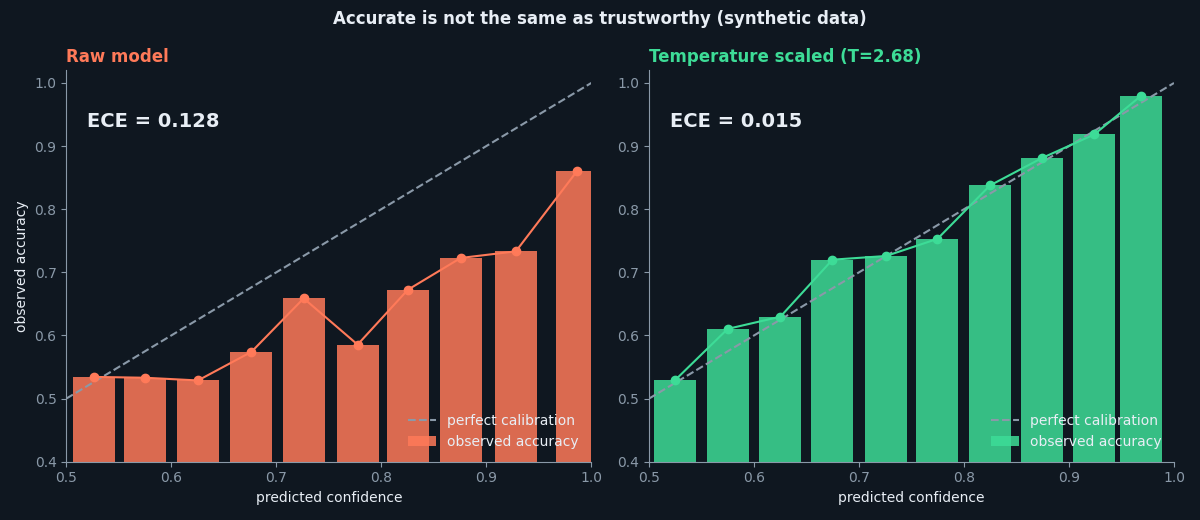

Here is the Python script that generated this plot:
"""Experiment 08: accuracy is not calibration.

A synthetic classifier is given overconfident scores. Temperature scaling (one parameter,
fitted on held-out data) fixes the confidence without changing the ranking of predictions.
Synthetic data only.
"""
import numpy as np
import matplotlib
matplotlib.use("Agg")
import matplotlib.pyplot as plt
from scipy.optimize import minimize_scalar

SEED = 7
N = 6000          # samples per split
OVERCONFIDENCE = 2.6

rng = np.random.default_rng(SEED)
sigmoid = lambda x: 1 / (1 + np.exp(-x))


def make_split(n):
    z = rng.normal(0, 1.6, n)                      # true log-odds
    y = (rng.random(n) < sigmoid(z)).astype(int)   # labels drawn from the true probabilities
    return OVERCONFIDENCE * z, y                   # model logits are too large


def reliability(logit, y, bins=10):
    p = sigmoid(logit)
    conf = np.maximum(p, 1 - p)
    correct = ((p > 0.5).astype(int) == y)
    edges = np.linspace(0.5, 1, bins + 1)
    mc, ma, w = [], [], []
    for lo, hi in zip(edges[:-1], edges[1:]):
        m = (conf > lo) & (conf <= hi)
        if m.sum() > 20:
            mc.append(conf[m].mean()); ma.append(correct[m].mean()); w.append(m.mean())
    mc, ma, w = map(np.array, (mc, ma, w))
    return mc, ma, float(np.sum(w * np.abs(mc - ma)))   # last value: expected calibration error


cal_logit, cal_y = make_split(N)     # held-out split used to fit the temperature
test_logit, test_y = make_split(N)   # separate test split used for all reported numbers


def nll(T):
    p = sigmoid(cal_logit / T)
    return -np.mean(cal_y * np.log(p + 1e-12) + (1 - cal_y) * np.log(1 - p + 1e-12))


T = minimize_scalar(nll, bounds=(0.5, 6), method="bounded").x
raw = reliability(test_logit, test_y)
scaled = reliability(test_logit / T, test_y)
acc_raw = ((sigmoid(test_logit) > 0.5) == test_y).mean()
acc_scaled = ((sigmoid(test_logit / T) > 0.5) == test_y).mean()
print(f"Temperature T = {T:.2f}")
print(f"Accuracy  raw {acc_raw:.3f} | scaled {acc_scaled:.3f} (unchanged: scaling does not reorder predictions)")
print(f"ECE       raw {raw[2]:.3f} | scaled {scaled[2]:.3f}")

bg, fg, mut, c1, c2 = "#0f1720", "#e8eef5", "#8a99a8", "#ff7a59", "#3ddc97"
plt.rcParams.update({"text.color": fg, "axes.labelcolor": fg, "xtick.color": mut, "ytick.color": mut})
fig, axes = plt.subplots(1, 2, figsize=(12, 5.2), dpi=100, facecolor=bg)
for ax, r, col, title in [(axes[0], raw, c1, "Raw model"), (axes[1], scaled, c2, f"Temperature scaled (T={T:.2f})")]:
    ax.set_facecolor(bg)
    ax.plot([0.5, 1], [0.5, 1], "--", color=mut, label="perfect calibration")
    ax.bar(r[0], r[1], width=0.04, color=col, alpha=0.85, label="observed accuracy")
    ax.plot(r[0], r[1], "o-", color=col)
    ax.set(xlim=(0.5, 1), ylim=(0.4, 1.02), xlabel="predicted confidence")
    ax.set_title(title, color=col, loc="left", weight="bold")
    ax.text(0.52, 0.93, f"ECE = {r[2]:.3f}", fontsize=14, weight="bold")
    ax.legend(loc="lower right", frameon=False, labelcolor=fg)
    for s in ("top", "right"):
        ax.spines[s].set_visible(False)
    for s in ("left", "bottom"):
        ax.spines[s].set_color(mut)
axes[0].set_ylabel("observed accuracy")
fig.suptitle("Accurate is not the same as trustworthy (synthetic data)", color=fg, weight="bold")
fig.tight_layout()
fig.savefig("calibration.png", facecolor=bg)
